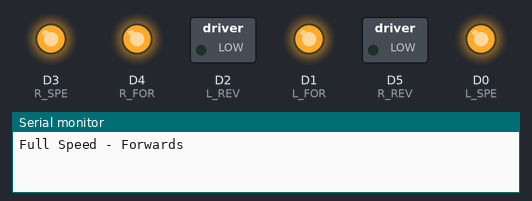
A sketch run on a simulated ESP8266 (NodeMCU). Shown: switched loads named in the sketch (green lamp = pin HIGH), output pins drawn as LEDs (lit = HIGH), the last lines printed to the serial monitor.

Above: at 0.1 s.
At 4.1 s:
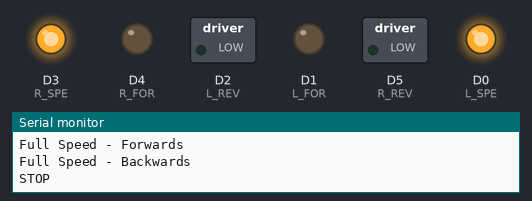
At 9.05 s:
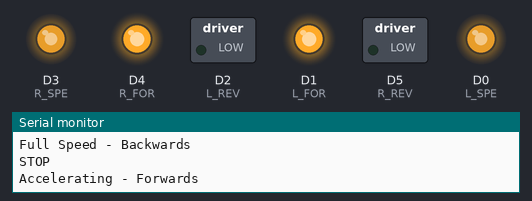
At 13.85 s:
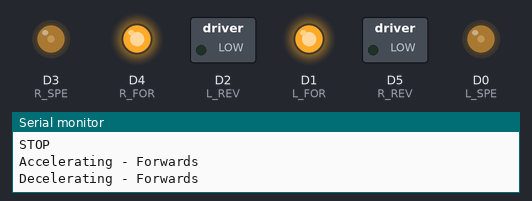
At 25.5 s:
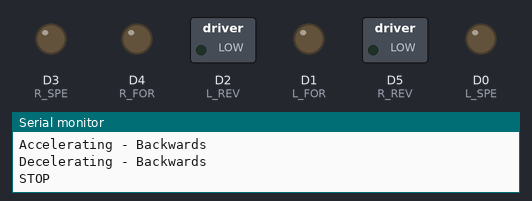
At 28.5 s:
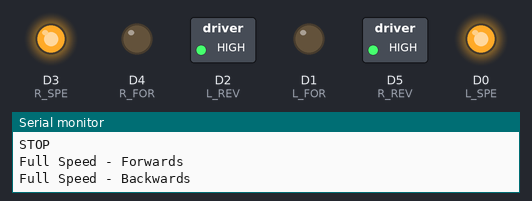
Timing chart, 0 to 40.0 s (numbered marks = the images above):
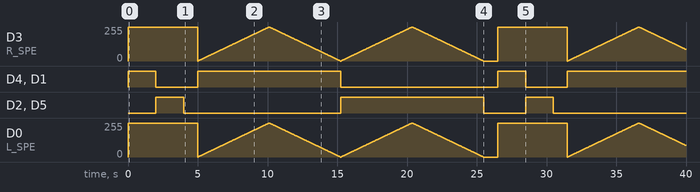

Measured:
- by itself, D4 (R_FOR), D1 (L_FOR): goes HIGH 2.0 s, LOW 3.0 s, HIGH 10.2 s, LOW 11.2 s, HIGH 2.0 s, LOW 3.0 s, then HIGH
- by itself, D2 (L_REV), D5 (R_REV): goes HIGH 2.0 s, LOW 11.2 s, HIGH 10.2 s, LOW 3.0 s, HIGH 2.0 s, then LOW

The sketch:

motor.ino
```cpp
#include "constants.h"

void setup()
{
    // Set up Serial communications
    Serial.begin(115200);
    Serial.println();

    // Set all the motor control pins to outputs
    pinMode(L_SPE, OUTPUT);
    pinMode(R_SPE, OUTPUT);
    pinMode(L_FOR, OUTPUT);
    pinMode(L_REV, OUTPUT);
    pinMode(R_FOR, OUTPUT);
    pinMode(R_REV, OUTPUT);

    // Turn off motors - Initial state
    digitalWrite(L_FOR, LOW);
    digitalWrite(L_REV, LOW);
    digitalWrite(R_FOR, LOW);
    digitalWrite(R_REV, LOW);
}

void loop()
{
    directionControl();
    delay(1000);
    speedControl();
    delay(1000);
}

// This function lets you control spinning direction of motors
void directionControl()
{
    // Set motors to maximum speed
    // For PWM maximum possible values are 0 to 255
    analogWrite(L_SPE, 255);
    analogWrite(R_SPE, 255);

    // Turn on motor A & B
    Serial.println("Full Speed - Forwards");
    digitalWrite(L_FOR, HIGH);
    digitalWrite(L_REV, LOW);
    digitalWrite(R_FOR, HIGH);
    digitalWrite(R_REV, LOW);
    delay(2000);

    // Now change motor directions
    Serial.println("Full Speed - Backwards");
    digitalWrite(L_FOR, LOW);
    digitalWrite(L_REV, HIGH);
    digitalWrite(R_FOR, LOW);
    digitalWrite(R_REV, HIGH);
    delay(2000);

    // Turn off motors
    Serial.println("STOP");
    digitalWrite(L_FOR, LOW);
    digitalWrite(L_REV, LOW);
    digitalWrite(R_FOR, LOW);
    digitalWrite(R_REV, LOW);
}

// This function lets you control speed of the motors
void speedControl()
{
    // Turn on motors
    digitalWrite(L_FOR, HIGH);
    digitalWrite(L_REV, LOW);
    digitalWrite(R_FOR, HIGH);
    digitalWrite(R_REV, LOW);

    // Accelerate from zero to maximum speed
    Serial.println("Accelerating - Forwards");
    for (int i = 0; i < 256; i++)
    {
        analogWrite(L_SPE, i);
        analogWrite(R_SPE, i);
        delay(20);
    }

    // Decelerate from maximum speed to zero
    Serial.println("Decelerating - Forwards");
    for (int i = 255; i >= 0; --i)
    {
        analogWrite(L_SPE, i);
        analogWrite(R_SPE, i);
        delay(20);
    }

    // Turn on motors
    digitalWrite(L_FOR, LOW);
    digitalWrite(L_REV, HIGH);
    digitalWrite(R_FOR, LOW);
    digitalWrite(R_REV, HIGH);

    // Accelerate from zero to maximum speed
    Serial.println("Accelerating - Backwards");
    for (int i = 0; i < 256; i++)
    {
        analogWrite(L_SPE, i);
        analogWrite(R_SPE, i);
        delay(20);
    }

    // Decelerate from maximum speed to zero
    Serial.println("Decelerating - Backwards");
    for (int i = 255; i >= 0; --i)
    {
        analogWrite(L_SPE, i);
        analogWrite(R_SPE, i);
        delay(20);
    }

    // Now turn off motors
    Serial.println("STOP");
    digitalWrite(L_FOR, LOW);
    digitalWrite(L_REV, LOW);
    digitalWrite(R_FOR, LOW);
    digitalWrite(R_REV, LOW);
}
```

constants.h
```cpp
/* Information I/O */
// Left Motor connections (A)
#define L_SPE D0    // ENA
#define L_FOR D1    // IN1
#define L_REV D2    // IN2
// Right Motor connections (B)
#define R_SPE D3    // ENB
#define R_FOR D4    // IN3
#define R_REV D5    // IN4
```
